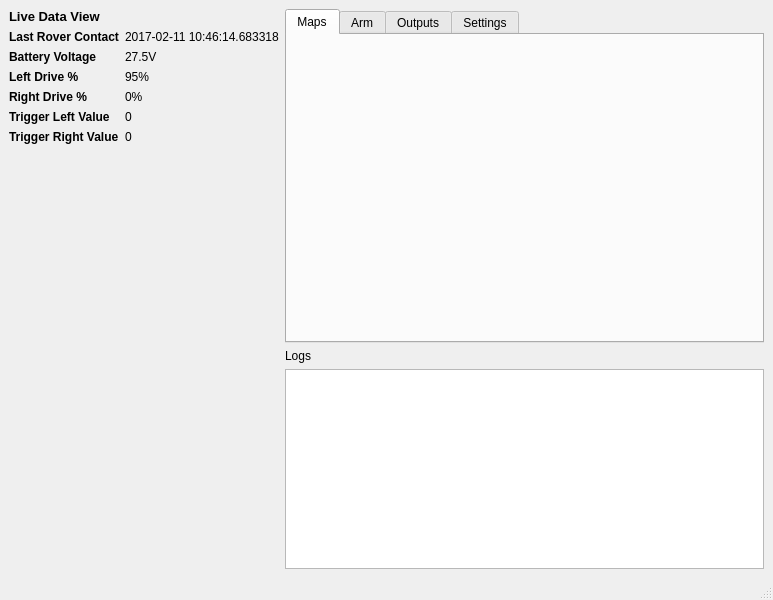
<?xml version="1.0" encoding="UTF-8"?>
<ui version="4.0">
 <class>MainWindow</class>
 <widget class="QMainWindow" name="MainWindow">
  <property name="geometry">
   <rect>
    <x>0</x>
    <y>0</y>
    <width>773</width>
    <height>600</height>
   </rect>
  </property>
  <property name="windowTitle">
   <string>MainWindow</string>
  </property>
  <widget class="QWidget" name="centralwidget">
   <layout class="QGridLayout" name="gridLayout_2">
    <item row="0" column="0">
     <layout class="QGridLayout" name="gridLayout">
      <item row="1" column="1">
       <widget class="QLabel" name="time_label">
        <property name="text">
         <string>2017-02-11 10:46:14.683318</string>
        </property>
       </widget>
      </item>
      <item row="1" column="0">
       <widget class="QLabel" name="label_3">
        <property name="font">
         <font>
          <weight>75</weight>
          <bold>true</bold>
         </font>
        </property>
        <property name="text">
         <string>Last Rover Contact</string>
        </property>
       </widget>
      </item>
      <item row="0" column="0">
       <widget class="QLabel" name="label_2">
        <property name="font">
         <font>
          <pointsize>10</pointsize>
          <weight>75</weight>
          <bold>true</bold>
         </font>
        </property>
        <property name="text">
         <string>Live Data View</string>
        </property>
       </widget>
      </item>
      <item row="2" column="1">
       <widget class="QLabel" name="battery_voltage_label">
        <property name="text">
         <string>27.5V</string>
        </property>
       </widget>
      </item>
      <item row="2" column="0">
       <widget class="QLabel" name="label_5">
        <property name="font">
         <font>
          <weight>75</weight>
          <bold>true</bold>
         </font>
        </property>
        <property name="text">
         <string>Battery Voltage</string>
        </property>
       </widget>
      </item>
      <item row="3" column="0">
       <widget class="QLabel" name="label_7">
        <property name="font">
         <font>
          <weight>75</weight>
          <bold>true</bold>
         </font>
        </property>
        <property name="text">
         <string>Left Drive %</string>
        </property>
       </widget>
      </item>
      <item row="7" column="0">
       <spacer name="verticalSpacer">
        <property name="orientation">
         <enum>Qt::Vertical</enum>
        </property>
        <property name="sizeHint" stdset="0">
         <size>
          <width>20</width>
          <height>40</height>
         </size>
        </property>
       </spacer>
      </item>
      <item row="4" column="1">
       <widget class="QLabel" name="data_view_right_drive_label">
        <property name="text">
         <string>0%</string>
        </property>
       </widget>
      </item>
      <item row="3" column="1">
       <widget class="QLabel" name="data_view_left_drive_label">
        <property name="text">
         <string>95%</string>
        </property>
       </widget>
      </item>
      <item row="4" column="0">
       <widget class="QLabel" name="label_10">
        <property name="font">
         <font>
          <weight>75</weight>
          <bold>true</bold>
         </font>
        </property>
        <property name="text">
         <string>Right Drive %</string>
        </property>
       </widget>
      </item>
      <item row="5" column="0">
       <widget class="QLabel" name="label_11">
        <property name="font">
         <font>
          <weight>75</weight>
          <bold>true</bold>
         </font>
        </property>
        <property name="text">
         <string>Trigger Left Value</string>
        </property>
       </widget>
      </item>
      <item row="6" column="0">
       <widget class="QLabel" name="label_12">
        <property name="font">
         <font>
          <weight>75</weight>
          <bold>true</bold>
         </font>
        </property>
        <property name="text">
         <string>Trigger Right Value</string>
        </property>
       </widget>
      </item>
      <item row="5" column="1">
       <widget class="QLabel" name="left_trigger_label">
        <property name="text">
         <string>0</string>
        </property>
       </widget>
      </item>
      <item row="6" column="1">
       <widget class="QLabel" name="right_trigger_label">
        <property name="text">
         <string>0</string>
        </property>
       </widget>
      </item>
     </layout>
    </item>
    <item row="0" column="1">
     <layout class="QVBoxLayout" name="verticalLayout_2">
      <item>
       <layout class="QVBoxLayout" name="verticalLayout_3">
        <item>
         <widget class="QTabWidget" name="tab_widget">
          <property name="currentIndex">
           <number>0</number>
          </property>
          <widget class="QWidget" name="tab">
           <attribute name="title">
            <string>Maps</string>
           </attribute>
           <layout class="QGridLayout" name="gridLayout_3">
            <item row="0" column="0">
             <widget class="QLabel" name="map_label">
              <property name="text">
               <string/>
              </property>
              <property name="scaledContents">
               <bool>false</bool>
              </property>
              <property name="alignment">
               <set>Qt::AlignCenter</set>
              </property>
             </widget>
            </item>
           </layout>
          </widget>
          <widget class="QWidget" name="tab_2">
           <attribute name="title">
            <string>Arm</string>
           </attribute>
          </widget>
          <widget class="QWidget" name="tab_3">
           <attribute name="title">
            <string>Outputs</string>
           </attribute>
          </widget>
          <widget class="QWidget" name="tab_4">
           <attribute name="title">
            <string>Settings</string>
           </attribute>
          </widget>
         </widget>
        </item>
        <item>
         <widget class="QLabel" name="label">
          <property name="text">
           <string>Logs</string>
          </property>
         </widget>
        </item>
        <item>
         <widget class="QTextBrowser" name="live_log_text_browser">
          <property name="minimumSize">
           <size>
            <width>0</width>
            <height>200</height>
           </size>
          </property>
          <property name="maximumSize">
           <size>
            <width>16777215</width>
            <height>200</height>
           </size>
          </property>
         </widget>
        </item>
       </layout>
      </item>
     </layout>
    </item>
   </layout>
  </widget>
  <widget class="QStatusBar" name="statusbar"/>
 </widget>
 <resources/>
 <connections/>
</ui>
